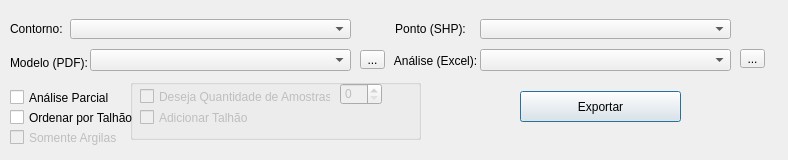
<?xml version="1.0" encoding="UTF-8"?>
<ui version="4.0">
 <class>EdicaoAnaliseDialogBase</class>
 <widget class="QDialog" name="EdicaoAnaliseDialogBase">
  <property name="geometry">
   <rect>
    <x>0</x>
    <y>0</y>
    <width>788</width>
    <height>160</height>
   </rect>
  </property>
  <property name="windowTitle">
   <string>Edição de Análise</string>
  </property>
  <widget class="QPushButton" name="Exportar">
   <property name="geometry">
    <rect>
     <x>520</x>
     <y>91</y>
     <width>161</width>
     <height>31</height>
    </rect>
   </property>
   <property name="text">
    <string>Exportar</string>
   </property>
  </widget>
  <widget class="QGroupBox" name="groupBoxParcial">
   <property name="enabled">
    <bool>false</bool>
   </property>
   <property name="geometry">
    <rect>
     <x>130</x>
     <y>79</y>
     <width>291</width>
     <height>61</height>
    </rect>
   </property>
   <property name="title">
    <string/>
   </property>
   <widget class="QSpinBox" name="spinBoxAmostra">
    <property name="enabled">
     <bool>false</bool>
    </property>
    <property name="geometry">
     <rect>
      <x>210</x>
      <y>4</y>
      <width>42</width>
      <height>22</height>
     </rect>
    </property>
   </widget>
   <widget class="QCheckBox" name="checkBoxNomeTalhao">
    <property name="enabled">
     <bool>false</bool>
    </property>
    <property name="geometry">
     <rect>
      <x>10</x>
      <y>30</y>
      <width>111</width>
      <height>17</height>
     </rect>
    </property>
    <property name="text">
     <string>Adicionar Talhão</string>
    </property>
    <property name="checked">
     <bool>false</bool>
    </property>
   </widget>
   <widget class="QCheckBox" name="checkBoxSimAmostra">
    <property name="geometry">
     <rect>
      <x>10</x>
      <y>9</y>
      <width>191</width>
      <height>17</height>
     </rect>
    </property>
    <property name="text">
     <string>Deseja Quantidade de Amostras?</string>
    </property>
   </widget>
  </widget>
  <widget class="QCheckBox" name="checkBoxSim">
   <property name="geometry">
    <rect>
     <x>10</x>
     <y>89</y>
     <width>111</width>
     <height>17</height>
    </rect>
   </property>
   <property name="text">
    <string>Análise Parcial</string>
   </property>
  </widget>
  <widget class="QComboBox" name="ModeloExcel">
   <property name="geometry">
    <rect>
     <x>480</x>
     <y>49</y>
     <width>251</width>
     <height>22</height>
    </rect>
   </property>
   <property name="duplicatesEnabled">
    <bool>false</bool>
   </property>
  </widget>
  <widget class="QCheckBox" name="checkBoxNomeArgila">
   <property name="enabled">
    <bool>false</bool>
   </property>
   <property name="geometry">
    <rect>
     <x>10</x>
     <y>129</y>
     <width>121</width>
     <height>17</height>
    </rect>
   </property>
   <property name="text">
    <string>Somente Argilas</string>
   </property>
   <property name="checked">
    <bool>false</bool>
   </property>
  </widget>
  <widget class="QLabel" name="labeltolerencia_17">
   <property name="geometry">
    <rect>
     <x>390</x>
     <y>19</y>
     <width>81</width>
     <height>20</height>
    </rect>
   </property>
   <property name="text">
    <string>Ponto (SHP):</string>
   </property>
   <property name="alignment">
    <set>Qt::AlignCenter</set>
   </property>
  </widget>
  <widget class="QLabel" name="labeltolerencia_14">
   <property name="geometry">
    <rect>
     <x>10</x>
     <y>19</y>
     <width>61</width>
     <height>20</height>
    </rect>
   </property>
   <property name="text">
    <string>Contorno:</string>
   </property>
  </widget>
  <widget class="QToolButton" name="buttonExcel">
   <property name="enabled">
    <bool>true</bool>
   </property>
   <property name="geometry">
    <rect>
     <x>740</x>
     <y>49</y>
     <width>25</width>
     <height>19</height>
    </rect>
   </property>
   <property name="text">
    <string>...</string>
   </property>
   <property name="autoRepeat">
    <bool>false</bool>
   </property>
   <property name="autoExclusive">
    <bool>false</bool>
   </property>
  </widget>
  <widget class="QgsMapLayerComboBox" name="Contorno">
   <property name="geometry">
    <rect>
     <x>70</x>
     <y>19</y>
     <width>281</width>
     <height>20</height>
    </rect>
   </property>
  </widget>
  <widget class="QgsMapLayerComboBox" name="PT">
   <property name="geometry">
    <rect>
     <x>480</x>
     <y>19</y>
     <width>251</width>
     <height>20</height>
    </rect>
   </property>
  </widget>
  <widget class="QLabel" name="labeltolerencia_15">
   <property name="geometry">
    <rect>
     <x>10</x>
     <y>49</y>
     <width>81</width>
     <height>27</height>
    </rect>
   </property>
   <property name="text">
    <string>Modelo (PDF):</string>
   </property>
  </widget>
  <widget class="QLabel" name="labeltolerencia_13">
   <property name="geometry">
    <rect>
     <x>390</x>
     <y>47</y>
     <width>91</width>
     <height>27</height>
    </rect>
   </property>
   <property name="text">
    <string>Análise (Excel):</string>
   </property>
   <property name="alignment">
    <set>Qt::AlignCenter</set>
   </property>
  </widget>
  <widget class="QComboBox" name="ModeloPdf">
   <property name="geometry">
    <rect>
     <x>90</x>
     <y>49</y>
     <width>261</width>
     <height>22</height>
    </rect>
   </property>
   <property name="duplicatesEnabled">
    <bool>false</bool>
   </property>
  </widget>
  <widget class="QCheckBox" name="checkBoxOrdenarTalhao">
   <property name="geometry">
    <rect>
     <x>10</x>
     <y>109</y>
     <width>141</width>
     <height>17</height>
    </rect>
   </property>
   <property name="text">
    <string>Ordenar por Talhão</string>
   </property>
  </widget>
  <widget class="QToolButton" name="buttonPdf">
   <property name="enabled">
    <bool>true</bool>
   </property>
   <property name="geometry">
    <rect>
     <x>360</x>
     <y>50</y>
     <width>25</width>
     <height>19</height>
    </rect>
   </property>
   <property name="text">
    <string>...</string>
   </property>
   <property name="autoRepeat">
    <bool>false</bool>
   </property>
   <property name="autoExclusive">
    <bool>false</bool>
   </property>
  </widget>
 </widget>
 <customwidgets>
  <customwidget>
   <class>QgsMapLayerComboBox</class>
   <extends>QComboBox</extends>
   <header>qgsmaplayercombobox.h</header>
  </customwidget>
 </customwidgets>
 <resources/>
 <connections/>
</ui>
